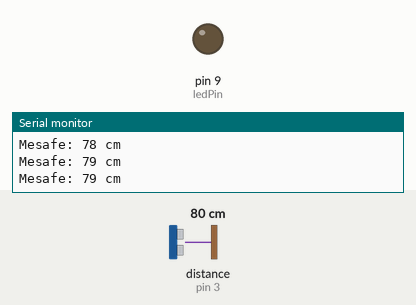
Recording of a sketch running on a simulated Arduino Uno, built with avr-gcc and run on an emulated ATmega328P. Shown: output pins drawn as LEDs (lit = HIGH), the last lines printed to the serial monitor. Wiring (inferred from the names in the program): ultrasonic range finder: trigger pin 2; echo pin 3. Inputs (shaded band) come from the test bench; at power-on: distance to the obstacle (sensor on pin 3) 80 cm. The echo pulse lasts 58.3 µs per cm; pins used as bus, display or sensor lines are not drawn.

Above: at 1.3 s.
1.4 s: distance to the obstacle (sensor on pin 3) set to 56 cm
2.9 s: distance to the obstacle (sensor on pin 3) set to 48 cm
At 4.2 s:
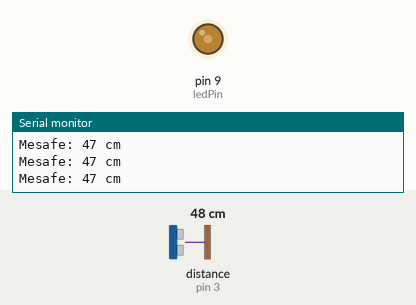
4.5 s: distance to the obstacle (sensor on pin 3) set to 13 cm
6.0 s: distance to the obstacle (sensor on pin 3) set to 10 cm
At 7.0 s:
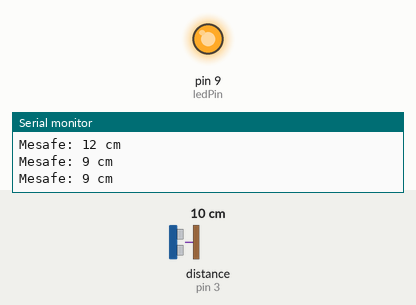
7.5 s: distance to the obstacle (sensor on pin 3) set to 18 cm
At 8.3 s:
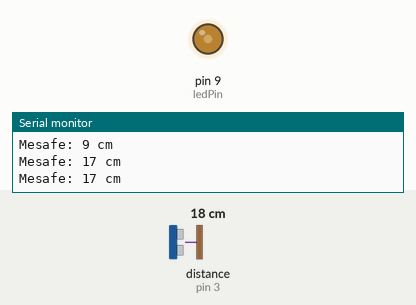
9.0 s: distance to the obstacle (sensor on pin 3) set to 2 cm
At 9.6 s:
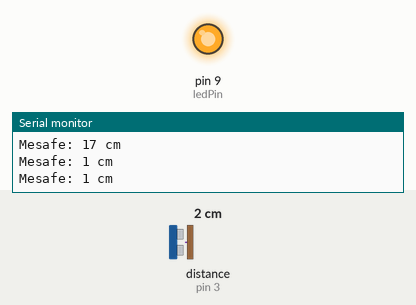
Timing chart, 0 to 11.5 s (numbered marks = the images above; inputs shaded):
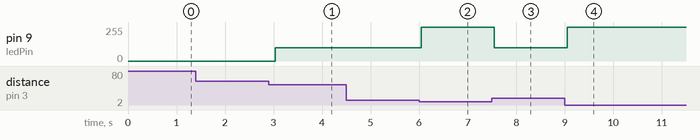

The sketch:

ultrosonic_led_2.ino
```cpp
// Ultrasonik sensörün bağlı olduğu pinler
const int trigPin = 2; // Tetikleme pini
const int echoPin = 3; // Yanıt pini

// LED'in bağlı olduğu pin
const int ledPin = 9;

// Mesafe değeri
int distance;

void setup() {
  // Pin modlarını ayarla
  pinMode(trigPin, OUTPUT);
  pinMode(echoPin, INPUT);
  pinMode(ledPin, OUTPUT);

  Serial.begin(9600); // Seri iletişim başlat
}

void loop() {
  // Tetikleme pini için 10 mikrosaniye süreyle yüksek sinyal gönder
  digitalWrite(trigPin, HIGH);
  delayMicroseconds(10);
  digitalWrite(trigPin, LOW);

  // Yanıt pini üzerinden gelen sinyalin süresini ölç
  unsigned long duration = pulseIn(echoPin, HIGH);

  // Ses dalgasının gidip dönmesi arasındaki süreyi mesafeye dönüştür
  distance = duration * 0.034 / 2;

  // Mesafe değerini seri monitöre yazdır
  Serial.print("Mesafe: ");
  Serial.print(distance);
  Serial.println(" cm");

  // Mesafeye göre LED parlaklığını ayarla
  if (distance <= 10) {
    analogWrite(ledPin, 255); // En yüksek parlaklık
  } else if (distance <= 50) {
    analogWrite(ledPin, 100); // Orta parlaklık
  } else {
    analogWrite(ledPin, 0); // Düşük parlaklık
  }

  delay(500); // Ölçüm aralığı için bekle
}


/*

____Bağlantı şeması______

Ultrasonik Sensör:
  - VCC --> Arduino 5V
  - GND --> Arduino GND
  - Trig --> Arduino D2
  - Echo --> Arduino D3

LED:
  - Anot (uzun bacak) --> Direnç --> Arduino D9
  - Katot (kısa bacak) --> Arduino GND

*/
```

Measured:
- the behaviour switches between 52 and 51 cm on distance to the obstacle (sensor on pin 3) (found by bisection; images 0 and 1)
- the behaviour switches between 12 and 11 cm on distance to the obstacle (sensor on pin 3) (found by bisection; images 1 and 2)
- after the input at 2.9 s, pin 9 (ledPin): 0/255 → 100/255 after 0.13 s
- after the input at 6.0 s, pin 9 (ledPin): 100/255 → 255/255 at once
- after the input at 7.5 s, pin 9 (ledPin): 255/255 → 100/255 after 0.05 s
- after the input at 9.0 s, pin 9 (ledPin): 100/255 → 255/255 after 0.05 s
